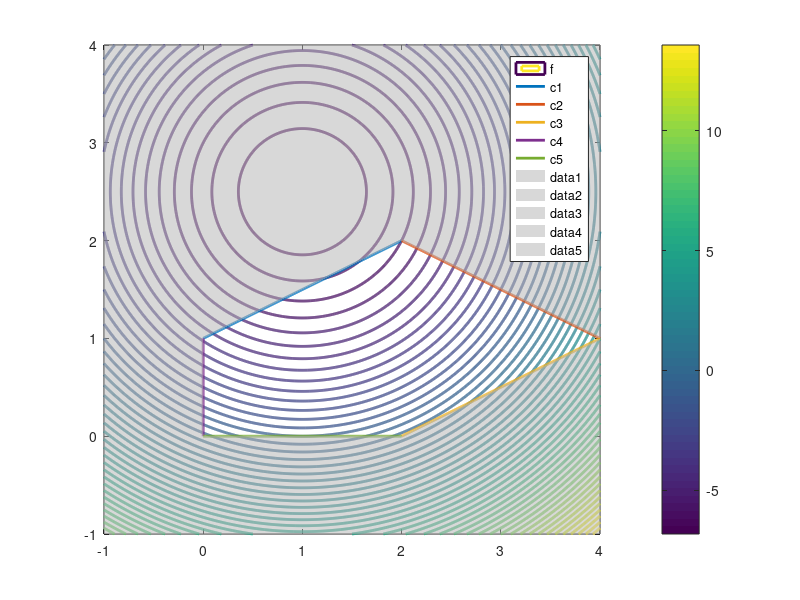

MATLAB code to generate this figure:
x = -1:0.005:4;
y = -1:0.005:4;
[x1,x2] = meshgrid(x,y);
F = x1.^2 - x1.*2 + x2.^2 - x2.*5  ;

v= [0:2:10 10:2:100 100:10:200];
[c,h] = contour(x1,x2,F,50,'linewidth', 2);

colorbar

x11 = 0:0.005:2;
yc1 = 0.5*x11+1;
x22 = 2:0.005:4;
yc2 = -0.5*x22+3;
x3 = 2:0.005:4;
yc3 = 0.5*x3-1;
y44 = 0:0.005:1;
x44 = 0*y44;
x55 = 0:0.005:2;
yc5 = 0*x55;
hold on
%     plot(1,1,'*')
    plot(x11,yc1,'LineWidth',2)
    plot(x22,yc2,'LineWidth',2)
    plot(x3,yc3,'LineWidth',2)
    plot(x44,y44,'LineWidth',2)   
    plot(x55,yc5,'LineWidth',2)
    legend('f','c1','c2','c3','c4','c5')
    t=fill([2 4 4 2],[0 1 0 0],[0.7 0.7 0.7],'facealpha',0.5);
    set(t,'EdgeColor','None');
    q=fill([2 4 4 2],[4 4 1 2],[0.7 0.7 0.7],'facealpha',0.5);
    set(q,'EdgeColor','None');
    w=fill([0 2 2 0],[4 4 2 1],[0.7 0.7 0.7],'facealpha',0.5);
    set(w,'EdgeColor','None');
    e=fill([-1 0 0 -1],[4 4 0 0],[0.7 0.7 0.7],'facealpha',0.5);
    set(e,'EdgeColor','None');
    r=fill([-1 4 4 -1],[0 0 -1 -1],[0.7 0.7 0.7],'facealpha',0.5);
    set(r,'EdgeColor','None');
hold off
